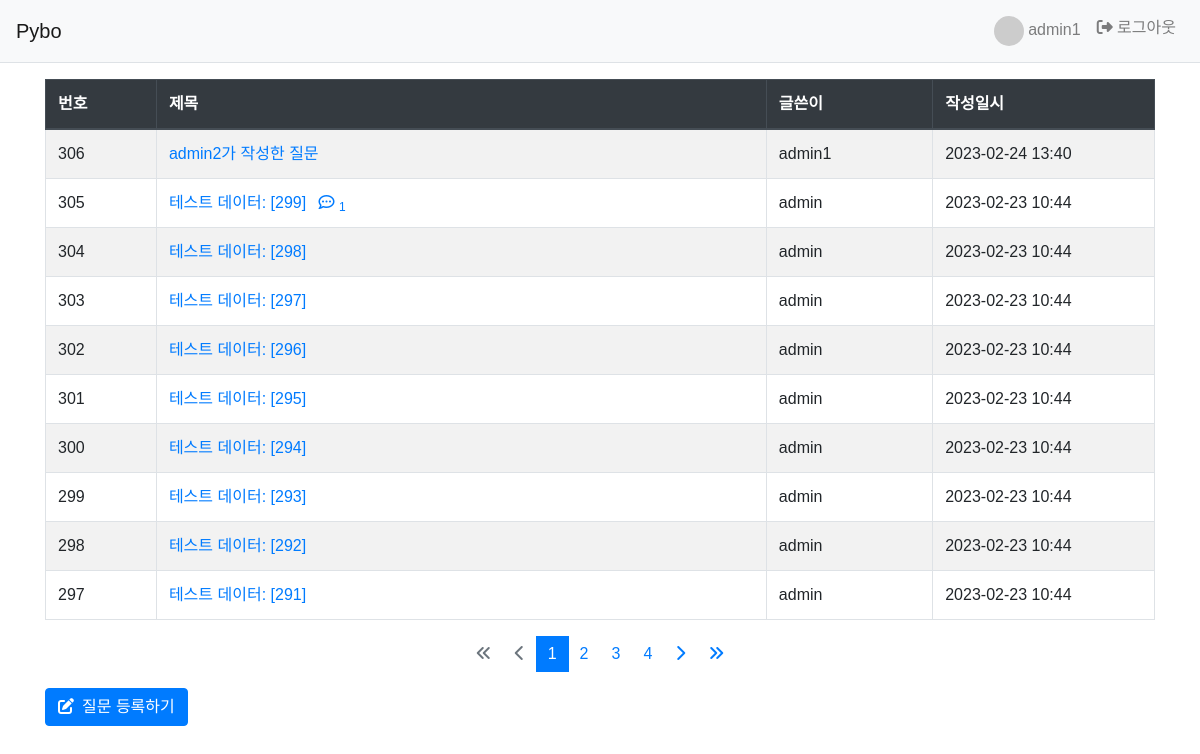
Page /pybo/ (signed in) on the committed database.
### pybo/models.py (models this page shows, shortened)
class Question(models.Model):
    author = models.ForeignKey(User, on_delete=models.CASCADE)
    subject = models.CharField('제목', max_length=200,
                                help_text='질문의 제목을 한 줄로 작성하세요.')
    content = models.TextField('내용', help_text='질문의 내용을 상세히 작성하세요.')
    create_date = models.DateTimeField('생성일')
    modify_date = models.DateTimeField(null=True, blank=True)

### pybo/views.py (the view)
# urls.py: path('', views.index, name='index'),
def index(request):
    page = request.GET.get('page', '1')
    question_list = Question.objects.order_by('-create_date')
    paginator = Paginator(question_list, 10) # 페이지당 10개씩 보여주기
    page_obj = paginator.get_page(page)
    context = {'question_list': page_obj}
    return render(request, 'pybo/question_list.html', context)

### templates/pybo/question_list.html (shortened to what this page needs)
{% extends 'base.html' %}
{% block content %}
  <table class="table table-striped table-hover table-bordered">
    <thead>
      <tr class="thead-dark">
        <th style="width:10%">번호</th>
        <th>제목</th>
        <th style="width:15%">글쓴이</th>
        <th style="width:20%">작성일시</th>
      </tr>
    </thead>
    <tbody>
      {% if question_list %}
        {% for question in question_list %}
          <tr>
            <td>{{ question.id }}</td>
              <td>
                <a href="{% url 'pybo:detail' question.id %}">
                 {{question.subject}}
                 {% if question.answer_set.count %}
                    <span class="ml-2">
                      <i class="fa-regular fa-comment-dots"></i>
                      <sub>{{question.answer_set.count}}</sub>
                    </span>
                    {% endif %}
                  </a>
              </td>
              <td>{{ question.author.username }}</td>
            <td>{{ question.create_date|date:'Y-m-d H:i'}}</td>
          </tr>
        {% endfor %}
      {% else %}
        <tr>
          <td colspan="3">질문이 없습니다.</td>
        </tr>
      {% endif %}
    </tbody>
  </table>
  {% include 'pybo/pagenation.html' %}
    <a href="{% url 'pybo:question_create' %}" class="btn btn-primary">
      <i class="fa-solid fa-pen-to-square mr-2"></i>질문 등록하기</a>
{% endblock %}

### templates/navbar.html (shortened to what this page needs)
<nav class="navbar navbar-expand-lg navbar-light bg-light border-bottom">
  <a class="navbar-brand" href="{% url 'pybo:index' %}">Pybo</a>
  <div class="collapse navbar-collapse" id="navbarNav">
    <ul class="navbar-nav ml-auto">
      {% if user.is_authenticated %}
        <li class="nav-item ">
          <a class="nav-link" href="#">
            <img class="avarta" src="https://randomuser.me/api/portraits/men/{{user.id}}.jpg"/>
            {{ user.username }}
          </a>
        </li>
        <li class="nav-item ">
          <a class="nav-link" href="{% url 'common:logout' %}">
            <i class="fa-solid fa-right-from-bracket"></i>
            로그아웃</a>
        </li>
      {% endif %}
  </ul>
</div>
</nav>

### static/style.css (style rules this page uses)
* { font-family: 'Noto Sans KR', sans-serif; }
.avarta { width: 30px; height: 30px; border-radius: 50%; }

### rows in the picture
Question: id "306", subject "admin2가 작성한 질문", author.username "admin1", create_date "2023-02-24 13:40"
Question: id "305", subject "테스트 데이터: [299]", answer_set.count "1", author.username "admin", create_date "2023-02-23 10:44"
Question: id "304", subject "테스트 데이터: [298]", author.username "admin", create_date "2023-02-23 10:44"
Question: id "303", subject "테스트 데이터: [297]", author.username "admin", create_date "2023-02-23 10:44"
Question: id "302", subject "테스트 데이터: [296]", author.username "admin", create_date "2023-02-23 10:44"
Question: id "301", subject "테스트 데이터: [295]", author.username "admin", create_date "2023-02-23 10:44"
Question: id "300", subject "테스트 데이터: [294]", author.username "admin", create_date "2023-02-23 10:44"
Question: id "299", subject "테스트 데이터: [293]", author.username "admin", create_date "2023-02-23 10:44"
Question: id "298", subject "테스트 데이터: [292]", author.username "admin", create_date "2023-02-23 10:44"
Question: id "297", subject "테스트 데이터: [291]", author.username "admin", create_date "2023-02-23 10:44"

### other values in the picture
{{ user.username }} "admin1"
{{ page_number }} "1"
{{ page_number }} "2" "3" "4"
